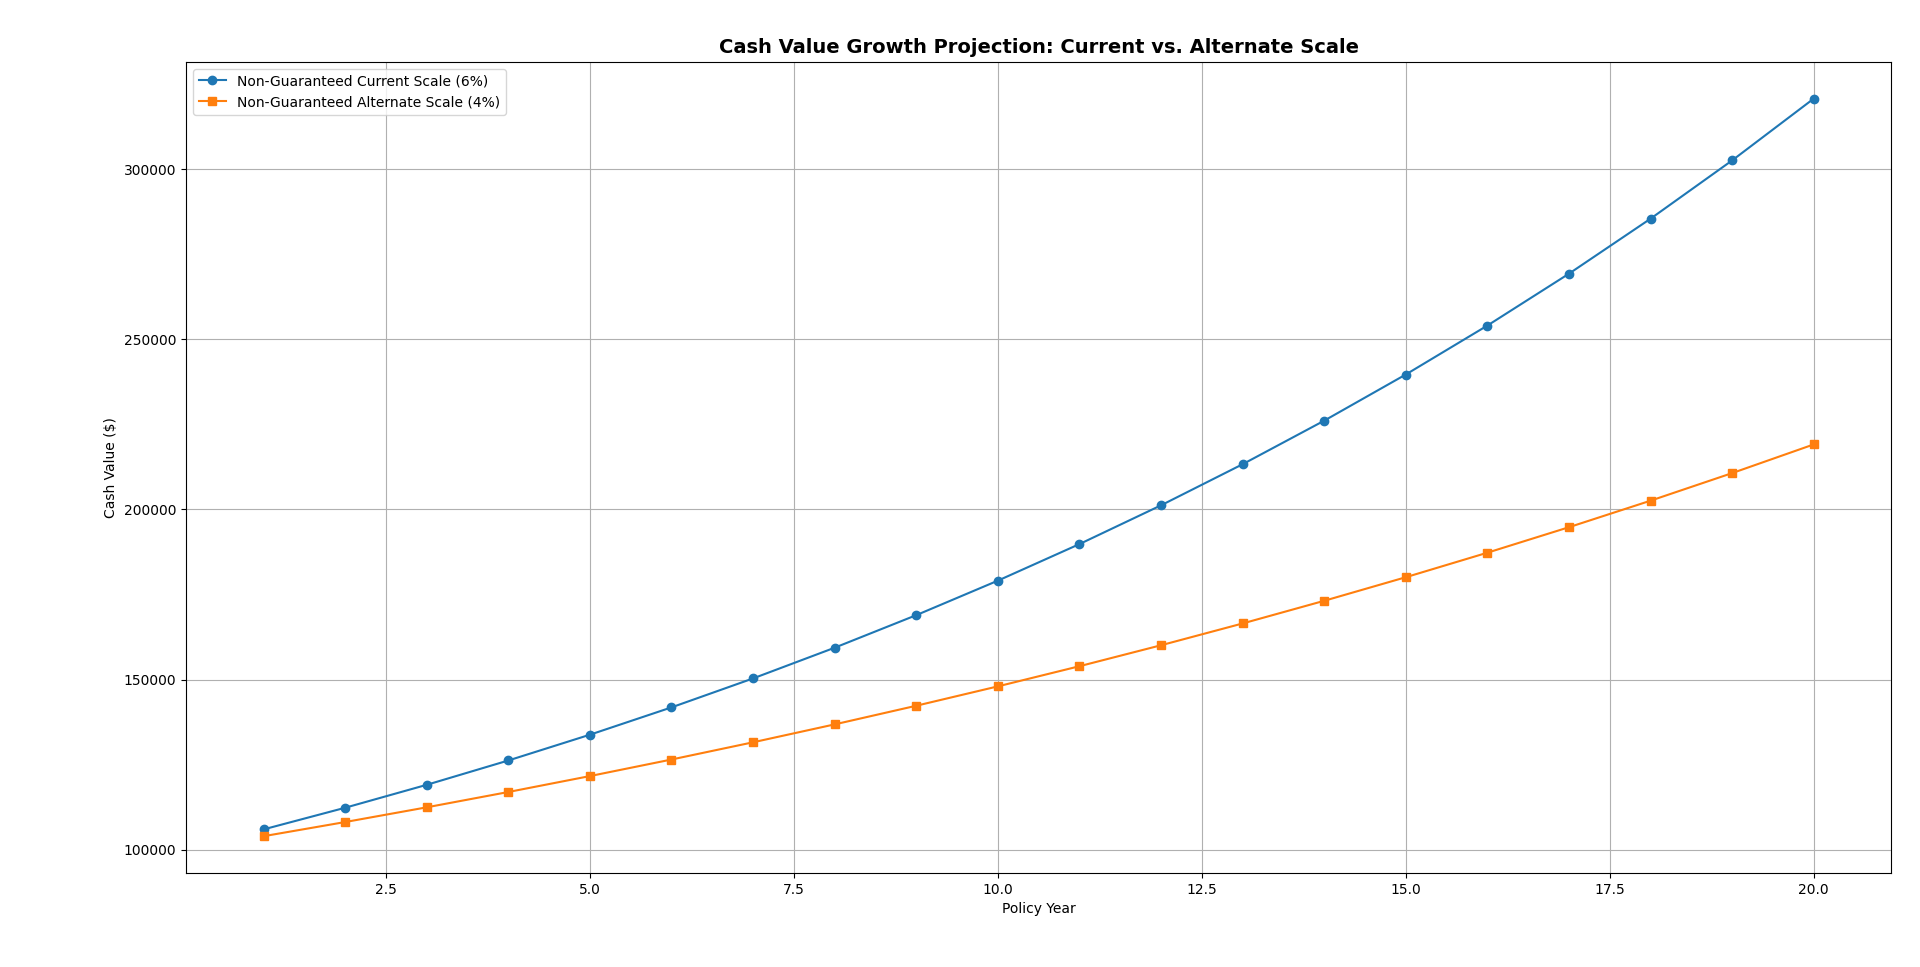

Reproduce this figure in Python.
import matplotlib.pyplot as plt
import pandas as pd

# 模拟保单现金价值在20年内的增长（Current vs Alternate）
years = list(range(1, 21))

# 假设：Current Scale 年化收益率 6%，Alternate Scale 年化收益率 4%
initial_value = 100000  # 初始现金价值
current_values = [initial_value * ((1 + 0.06) ** yr) for yr in years]
alternate_values = [initial_value * ((1 + 0.04) ** yr) for yr in years]

# 转为 DataFrame
df = pd.DataFrame({
    "Year": years,
    "Current Scale (6%)": current_values,
    "Alternate Scale (4%)": alternate_values
})

# 绘图
plt.figure(figsize=(10,6))
plt.plot(df["Year"], df["Current Scale (6%)"], label="Non-Guaranteed Current Scale (6%)", marker="o")
plt.plot(df["Year"], df["Alternate Scale (4%)"], label="Non-Guaranteed Alternate Scale (4%)", marker="s")

plt.title("Cash Value Growth Projection: Current vs. Alternate Scale", fontsize=14, fontweight="bold")
plt.xlabel("Policy Year")
plt.ylabel("Cash Value ($)")
plt.legend()
plt.grid(True)
plt.tight_layout()
plt.show()
